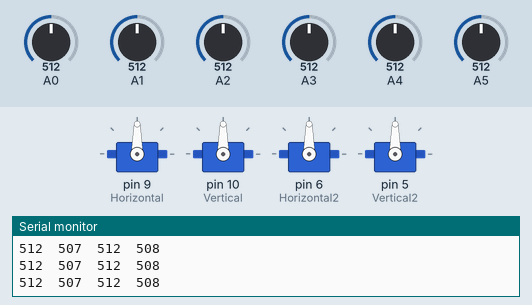
This sketch was run on a simulated Arduino Uno, built with avr-gcc and run on an emulated ATmega328P. Parts: 4 × servo, the last lines printed to the serial monitor. Inputs (shaded band) come from the test bench; at power-on: A0 = 512, A2 = 512, A3 = 512, A1 = 512, A4 = 512, A5 = 512.

Above: at 1.2 s.
1.3 s: A0 set to 266
4.3 s: A0 set to 256
At 7.1 s:
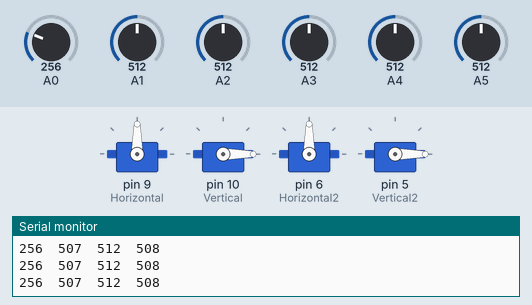
7.3 s: A2 set to 540
At 10.1 s:
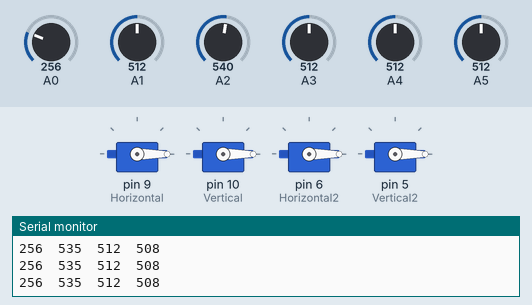
10.3 s: A0 set to 735
11.8 s: A0 set to 749
At 12.61 s:
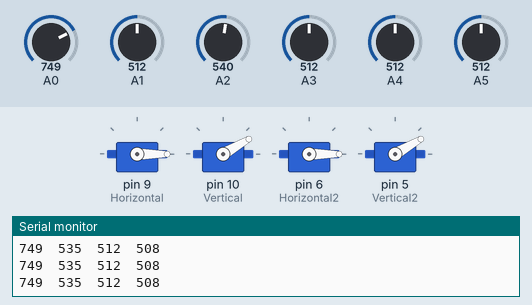
14.8 s: A3 set to 306
At 20.4 s:
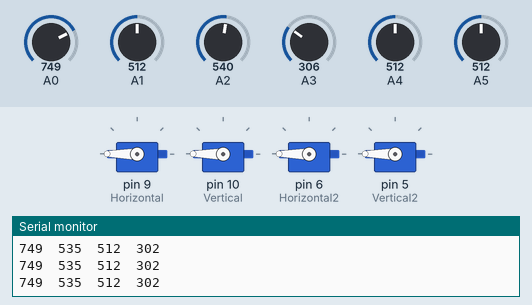
Timing chart, 0 to 20.6 s (numbered marks = the images above; inputs shaded):
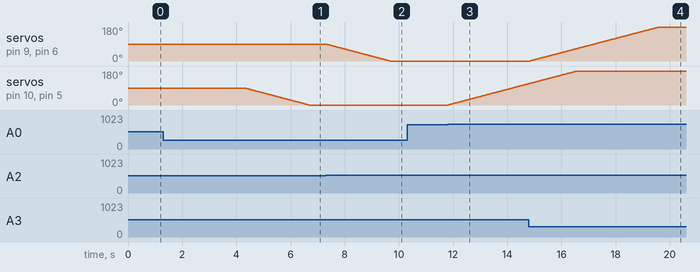

The sketch:

solar_tracker.ino
```cpp
#include <Servo.h>

Servo Horizontal;
Servo Vertical;
Servo Horizontal2;
Servo Vertical2;

int servoH = 90;
int servoV = 90;

void setup()
{
  Serial.begin(9600);
  Horizontal.attach(9);
  Vertical.attach(10);
  Horizontal2.attach(6);
  Vertical2.attach(5);
  Serial.println("leftTop\trightTop\tleftDown\trightDown");
  Serial.println("---\t---\t---\t---\t");
}


void loop()
{

  // values indoors -30, +5, -10, -11

  int leftTop = analogRead(A0);
  Serial.print(String(leftTop) + "\t");

  int rightTop = analogRead(A2) - 5;
  Serial.print(String(rightTop) + "\t");

  int leftDown = analogRead(A1);
  Serial.print(String(leftDown) + "\t");

  int rightDown = analogRead(A3) - 4;
  Serial.print(String(rightDown) + "\n");

  int delay_time = analogRead(4)/20;
  int thresh = analogRead(5)/4;

  int avgTop = (leftTop + rightTop)/2;
  int avgBottom = (leftDown + rightDown)/2;
  int avgLeft = (leftTop + leftDown) / 2;
  int avgRight = (rightTop + rightDown) / 2;

  int deltaVert = avgTop - avgBottom;
  deltaVert = abs(deltaVert);

  int deltaHoriz = avgLeft - avgRight;
  deltaHoriz = abs(deltaHoriz);

  if (deltaVert > thresh)
  {
    if (avgTop > avgBottom)
    {
      servoV = servoV + 1;
      if (servoV > 180)
      {
        servoV = 180;
      }
    }
    else if (avgTop < avgBottom)
    {
      servoV= servoV - 1;
      if (servoV < 0)
      {
        servoV = 0;
      }
    }
    Vertical.write(servoV);
    Vertical2.write(servoV);
   }

   if (deltaHoriz > thresh)
   {
    if (avgLeft > avgRight)
    {
      servoH = servoH + 1;
      if (servoH < 0)
      {
      servoH = 0;
      }
    }
    else if (avgLeft < avgRight)
    {
      servoH = servoH - 1;
      if (servoH > 180)
      {
        servoH = 180;
      }
    }

    Horizontal.write(servoH);
    Horizontal2.write(servoH);
  }

//  Serial.print(String(servoH) + "\t");
//  Serial.print(String(servoV) + "\t");
//  Serial.print(String(rightDown) + "\t");
//  Serial.print(String(rightDown) + "\n");

  delay(delay_time);
}
```

Measured:
- the behaviour switches between 257 and 256 on A0 (found by bisection; images 0 and 1)
- the behaviour switches between 522 and 523 on A2 (found by bisection; images 1 and 2)
- the behaviour switches between 742 and 743 on A0 (found by bisection; images 2 and 3)
- after the input at 4.3 s, servo on pin 10 (Vertical), servo on pin 5 (Vertical2): moves from 90° to 0° over 2.4 s, starting at once
- after the input at 7.3 s, servo on pin 9 (Horizontal), servo on pin 6 (Horizontal2): moves from 90° to 0° over 2.4 s, starting at once
- after the input at 11.8 s, servo on pin 10 (Vertical), servo on pin 5 (Vertical2): moves from 0° to 113° over 3.0 s, starting at once
- after the input at 14.8 s, servo on pin 9 (Horizontal), servo on pin 6 (Horizontal2): moves from 0° to 180° over 4.8 s, starting at once
